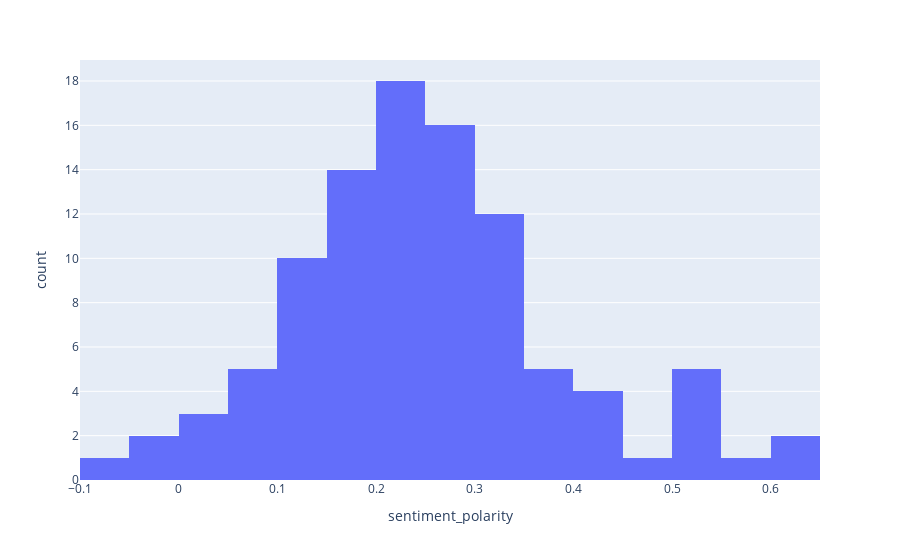
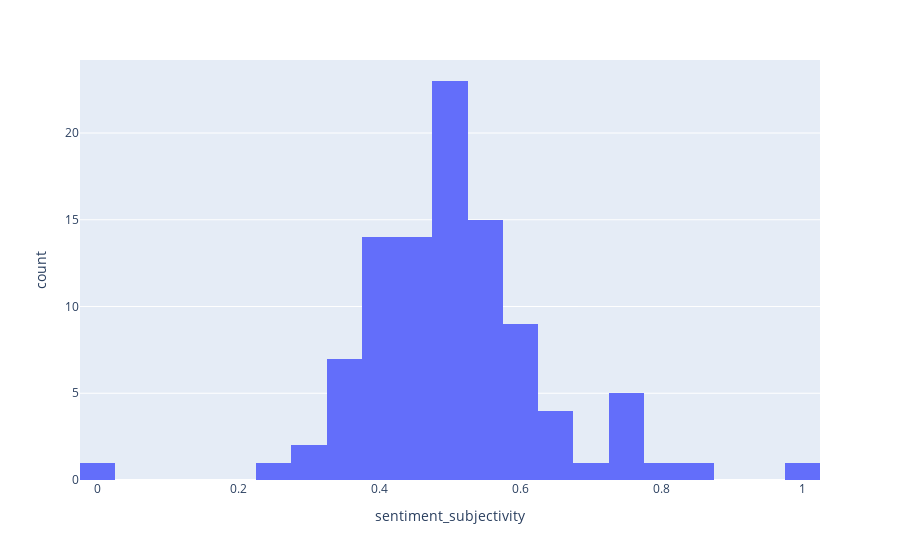
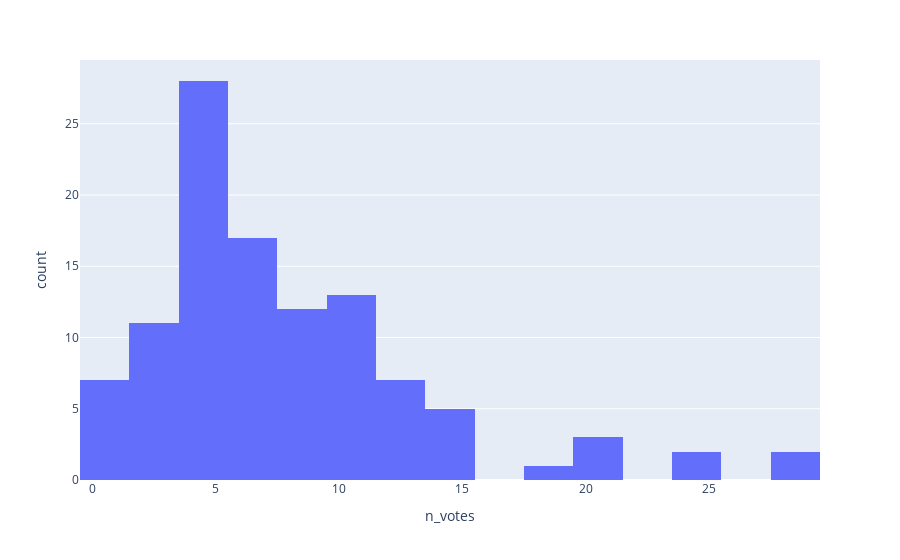
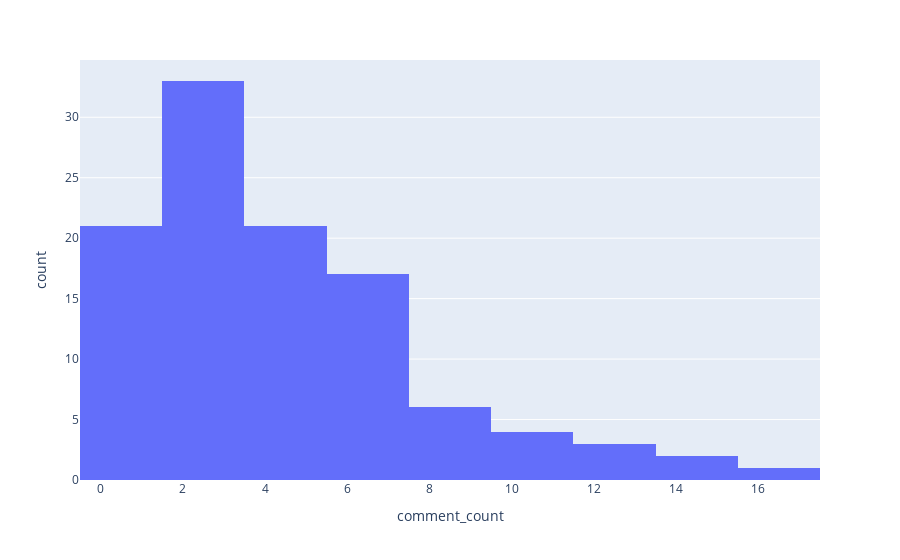

Source (notebook cell) for these figures, in order:
### Markdown cell above
Here are some histograms to help us investigate the distributions of the variables

### Code cell
px.histogram(df, x = "sentiment_polarity").show()
px.histogram(df, x = "sentiment_subjectivity").show()
px.histogram(df, x="n_votes").show()
px.histogram(df, x= "comment_count").show()

### Figure 1 — Plotly figure (JSON) as saved in the notebook; plotly's stock layout.template omitted (floating-point values rounded to 4 significant figures)
{"data": [{"alignmentgroup": "True", "bingroup": "x", "hovertemplate": "sentiment_polarity=%{x}<br>count=%{y}<extra></extra>", "legendgroup": "", "marker": {"color": "#636efa", "pattern": {"shape": ""}}, "name": "", "offsetgroup": "", "orientation": "v", "showlegend": false, "type": "histogram", "x": [0.2648, 0.1461, 0.15, 0.3879, 0.2505, 0.4341, 0.2551, 0.09296, 0.3865, 0.2303, 0.1504, 0.1679, 0.2617, 0.3056, 0.4417, 0.1454, 0.6111, -0.08125, 0.3126, 0.2408, 0.3178, 0.5472, 0.1428, 0.2168, 0.2077, 0.2983, 0.3016, 0.09426, 0.09773, 0.4069, 0.2718, 0.2104, 0.3056, 0.3142, 0.5687, null, 0.1003, null, 0.2331, -0.0125, 0.01944, 0.1459, 0.1948, 0.3475, 0.3611, null, 0.1403, 0.2985, 0.1757, 0.3242, 0.2741, 0.2166, 0.5029, 0.25, 0.2413, 0.275, 0.1952, 0.203, 0.214, 0.5075, 0.1287, 0.2455, 0.476, null, 0.2041, null, null, 0.2053, 0.1667, 0.07143, 0.15, 0.2346, 0.1778, 0.5375, -0.008442, 0.07344, 0.263, 0, 0.2793, 0.3192, 0.3015, 0.1674, null, 0.6182, 0.1305, null, 0.2872, 0.193, 0.2544, 0.2304, 0.3912, 0.1894, 0.1075, 0.375, 0.5125, 0.2822, 0.1311, null, 0.04003, 0.1887, 0.1566, 0.2096, 0.3083, 0.4, 0.3139, 0.2643, 0.2122, 0.2035], "xaxis": "x", "yaxis": "y"}], "layout": {"barmode": "relative", "legend": {"tracegroupgap": 0}, "margin": {"t": 60}, "xaxis": {"anchor": "y", "domain": [0, 1], "title": {"text": "sentiment_polarity"}}, "yaxis": {"anchor": "x", "domain": [0, 1], "title": {"text": "count"}}}}

### Figure 2 — Plotly figure (JSON) as saved in the notebook; plotly's stock layout.template omitted (floating-point values rounded to 4 significant figures)
{"data": [{"alignmentgroup": "True", "bingroup": "x", "hovertemplate": "sentiment_subjectivity=%{x}<br>count=%{y}<extra></extra>", "legendgroup": "", "marker": {"color": "#636efa", "pattern": {"shape": ""}}, "name": "", "offsetgroup": "", "orientation": "v", "showlegend": false, "type": "histogram", "x": [0.5538, 0.4134, 0.3833, 0.5173, 0.5118, 0.5167, 0.554, 0.506, 0.6396, 0.4677, 0.5989, 0.4927, 0.5479, 0.5306, 0.6111, 0.4066, 0.7556, 0.333, 0.5451, 0.4895, 0.6461, 0.5944, 0.4735, 0.5186, 0.5604, 0.4234, 0.4964, 0.3646, 0.3763, 0.6083, 0.511, 0.4387, 0.3889, 0.3758, 0.7625, null, 0.4588, null, 0.4288, 0.3722, 0.479, 0.4458, 0.4625, 0.5312, 0.5491, null, 0.5285, 0.5821, 0.3969, 0.6611, 0.5254, 0.3396, 0.6167, 0.7125, 0.4183, 0.725, 0.2912, 0.4388, 0.401, 0.8137, 0.4073, 0.4825, 0.4885, null, 0.5079, null, null, 0.4888, 0.2833, 0.3333, 0.595, 0.3661, 0.4653, 0.7391, 0.6, 0.6469, 0.5184, 0, 0.5378, 0.4729, 0.4898, 0.5155, null, 0.7464, 0.2746, null, 0.5247, 0.4347, 0.3834, 0.5234, 0.5228, 0.5899, 0.4279, 0.5563, 0.975, 0.4526, 0.3536, null, 0.4117, 0.4703, 0.5345, 0.5093, 0.4958, 0.85, 0.5662, 0.5402, 0.3799, 0.513], "xaxis": "x", "yaxis": "y"}], "layout": {"barmode": "relative", "legend": {"tracegroupgap": 0}, "margin": {"t": 60}, "xaxis": {"anchor": "y", "domain": [0, 1], "title": {"text": "sentiment_subjectivity"}}, "yaxis": {"anchor": "x", "domain": [0, 1], "title": {"text": "count"}}}}

### Figure 3 — Plotly figure (JSON) as saved in the notebook; plotly's stock layout.template omitted (floating-point values rounded to 4 significant figures)
{"data": [{"alignmentgroup": "True", "bingroup": "x", "hovertemplate": "n_votes=%{x}<br>count=%{y}<extra></extra>", "legendgroup": "", "marker": {"color": "#636efa", "pattern": {"shape": ""}}, "name": "", "offsetgroup": "", "orientation": "v", "showlegend": false, "type": "histogram", "x": [25, 7, 2, 15, 19, 6, 8, 14, 10, 25, 15, 7, 3, 0, 9, 6, 7, 4, 15, 9, 4, 20, 5, 29, 9, 13, 13, 7, 10, 7, 11, 7, 5, 5, 6, 0, 13, 4, 10, 4, 4, 5, 5, 3, 12, 1, 10, 11, 10, 9, 5, 5, 4, 4, 12, 5, 2, 3, 6, 11, 9, 11, 12, 5, 4, 4, 1, 10, 2, 3, 4, 28, 9, 7, 3, 9, 4, 2, 9, 7, 5, 11, 4, 9, 4, 1, 12, 8, 7, 7, 9, 7, 10, 4, 2, 15, 1, 2, 10, 5, 21, 4, 4, 4, 20, 6, 6, 0], "xaxis": "x", "yaxis": "y"}], "layout": {"barmode": "relative", "legend": {"tracegroupgap": 0}, "margin": {"t": 60}, "xaxis": {"anchor": "y", "domain": [0, 1], "title": {"text": "n_votes"}}, "yaxis": {"anchor": "x", "domain": [0, 1], "title": {"text": "count"}}}}

### Figure 4 — Plotly figure (JSON) as saved in the notebook; plotly's stock layout.template omitted (floating-point values rounded to 4 significant figures)
{"data": [{"alignmentgroup": "True", "bingroup": "x", "hovertemplate": "comment_count=%{x}<br>count=%{y}<extra></extra>", "legendgroup": "", "marker": {"color": "#636efa", "pattern": {"shape": ""}}, "name": "", "offsetgroup": "", "orientation": "v", "showlegend": false, "type": "histogram", "x": [17, 7, 2, 10, 9, 1, 6, 9, 4, 13, 11, 4, 1, 3, 3, 7, 3, 1, 12, 2, 4, 3, 5, 10, 5, 6, 6, 2, 5, 3, 10, 6, 2, 2, 2, 0, 6, 0, 7, 1, 3, 4, 6, 2, 6, 0, 3, 9, 3, 6, 2, 4, 3, 1, 14, 3, 3, 5, 5, 4, 4, 4, 2, 0, 5, 0, 0, 3, 1, 1, 2, 8, 2, 2, 7, 4, 3, 1, 7, 6, 2, 3, 0, 2, 4, 0, 6, 6, 4, 3, 8, 8, 4, 1, 1, 6, 2, 0, 4, 1, 13, 3, 2, 2, 15, 1, 4, 4], "xaxis": "x", "yaxis": "y"}], "layout": {"barmode": "relative", "legend": {"tracegroupgap": 0}, "margin": {"t": 60}, "xaxis": {"anchor": "y", "domain": [0, 1], "title": {"text": "comment_count"}}, "yaxis": {"anchor": "x", "domain": [0, 1], "title": {"text": "count"}}}}
